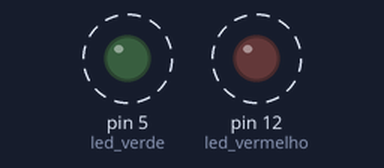
Simulated run of this sketch. Board: Arduino Uno, built with avr-gcc and run on an emulated ATmega328P. Parts: output pins drawn as LEDs (lit = HIGH). Dashed ring = blinking.

Above: at 0.03 s.
Timing chart, 0 to 3.0 s (numbered marks = the images above):
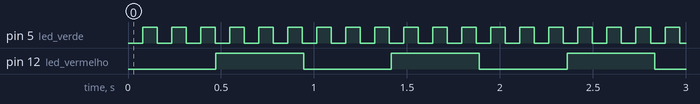

Measured:
- by itself, pin 5 (led_verde): alternates HIGH for 0.08 s and LOW for 0.08 s
- by itself, pin 12 (led_vermelho): alternates HIGH for 0.47 s and LOW for 0.47 s

The sketch:

led_millis.ino
```cpp
int led_vermelho = 12;
int led_verde = 5;

unsigned long int tempo_atual = 0, tempo_anterior = 0, tempo_anterior1 = 0;

//int intervalo = 1000;

//int estado_led = 0;

void setup() {
  Serial.begin(9600);
  pinMode(led_vermelho, OUTPUT);
  pinMode(led_verde, OUTPUT);
}

void loop() {
  // tempo_atual = millis();

  if (millis() - tempo_anterior >= 472) {
    digitalWrite(led_vermelho, !digitalRead(led_vermelho));
    //estado_led = !estado_led;

    tempo_anterior = millis();
  }

  if (millis() - tempo_anterior1 >= 78) {
    digitalWrite(led_verde, !digitalRead(led_verde));
    //estado_led = !estado_led;

    tempo_anterior1 = millis();
  }
}
```
